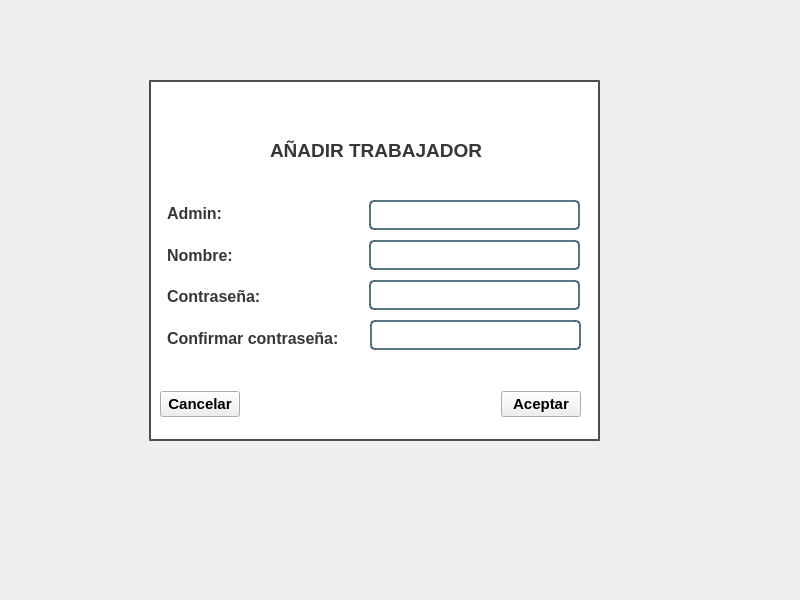
<?xml version="1.0" encoding="UTF-8"?>
<ui version="4.0">
 <class>MainWindow</class>
 <widget class="QMainWindow" name="MainWindow">
  <property name="geometry">
   <rect>
    <x>0</x>
    <y>0</y>
    <width>800</width>
    <height>600</height>
   </rect>
  </property>
  <property name="windowTitle">
   <string>MainWindow</string>
  </property>
  <widget class="QWidget" name="centralwidget">
   <widget class="QWidget" name="widget" native="true">
    <property name="geometry">
     <rect>
      <x>30</x>
      <y>30</y>
      <width>631</width>
      <height>500</height>
     </rect>
    </property>
    <property name="styleSheet">
     <string notr="true">QPushButton#pushButton {
    background-color: qlineargradient(spread: pad, x1: 0, y1: 0.505682, x2: 1, y2: 0.477, stop: 0 rgba(49, 87, 66, 219), stop: 1 rgba(25, 42, 35, 226));
    color: rgba(255, 255, 255, 210);
    border-radius: 5px;
}

QPushButton#pushButton:hover {
    background-color: qlineargradient(spread: pad, x1: 0, y1: 0.505682, x2: 1, y2: 0.477, stop: 0 rgba(38, 66, 50, 219), stop: 1 rgba(19, 31, 26, 226));
}

QPushButton#pushButton:pressed {
    padding-left: 5px;
    padding-top: 5px;
    background-color: rgba(38, 66, 50, 255);
}

QPushButton#pushButton:pressed {
    padding-left: 5px;
    padding-top: 5px;
    background-color: rgba(49, 87, 66, 255);
}

QPushButton#pushButton_2 {
    background-color: rgba(0, 0, 0, 0);
    color: rgba(85, 98, 112, 255);
    border-radius: 5px;
}

QPushButton#pushButton_2:hover {
    color: rgba(131, 96, 53, 255);
}

QPushButton#pushButton_3 {
    background-color: qlineargradient(spread: pad, x1: 0, y1: 0.505682, x2: 1, y2: 0.477, stop: 0 rgba(49, 87, 66, 219), stop: 1 rgba(25, 42, 35, 226));
    color: rgba(255, 255, 255, 210);
    border-radius: 5px;
}

QPushButton#pushButton_3:hover {
    background-color: qlineargradient(spread: pad, x1: 0, y1: 0.505682, x2: 1, y2: 0.477, stop: 0 rgba(38, 66, 50, 219), stop: 1 rgba(19, 31, 26, 226));
}

QPushButton#pushButton_3:pressed {
    padding-left: 5px;
    padding-top: 5px;
    background-color: rgba(38, 66, 50, 255);
}

QPushButton#pushButton_3:pressed {
    padding-left: 5px;
    padding-top: 5px;
    background-color: rgba(49, 87, 66, 255);
}

QPushButton#pushButton_4 {
    background-color: qlineargradient(spread: pad, x1: 0, y1: 0.505682, x2: 1, y2: 0.477, stop: 0 rgba(49, 87, 66, 219), stop: 1 rgba(25, 42, 35, 226));
    color: rgba(255, 255, 255, 210);
    border-radius: 5px;
}

QPushButton#pushButton_4:hover {
    background-color: qlineargradient(spread: pad, x1: 0, y1: 0.505682, x2: 1, y2: 0.477, stop: 0 rgba(38, 66, 50, 219), stop: 1 rgba(19, 31, 26, 226));
}

QPushButton#pushButton_4:pressed {
    padding-left: 5px;
    padding-top: 5px;
    background-color: rgba(38, 66, 50, 255);
}

QPushButton#pushButton_4:pressed {
    padding-left: 5px;
    padding-top: 5px;
    background-color: rgba(49, 87, 66, 255);
}</string>
    </property>
    <widget class="QLabel" name="label_3">
     <property name="geometry">
      <rect>
       <x>119</x>
       <y>50</y>
       <width>451</width>
       <height>361</height>
      </rect>
     </property>
     <property name="styleSheet">
      <string notr="true">background-color:rgba(255, 255, 255, 255);
border: 2px solid rgba(0, 0, 0, 0.7);
</string>
     </property>
     <property name="text">
      <string/>
     </property>
    </widget>
    <widget class="QLineEdit" name="name_le">
     <property name="geometry">
      <rect>
       <x>339</x>
       <y>210</y>
       <width>211</width>
       <height>30</height>
      </rect>
     </property>
     <property name="font">
      <font>
       <pointsize>8</pointsize>
      </font>
     </property>
     <property name="styleSheet">
      <string notr="true">background-color: rgba(0, 0, 0, 0);
    border: 2px solid rgba(46, 82, 101, 200);
    border-radius: 5px;
    color: rgba(0, 0, 0, 240);
    padding: 5px;</string>
     </property>
     <property name="placeholderText">
      <string/>
     </property>
    </widget>
    <widget class="QLabel" name="label_6">
     <property name="geometry">
      <rect>
       <x>140</x>
       <y>70</y>
       <width>76</width>
       <height>71</height>
      </rect>
     </property>
     <property name="styleSheet">
      <string notr="true">
background-image: url(assets/sifabulchiquito.html);</string>
     </property>
     <property name="text">
      <string/>
     </property>
    </widget>
    <widget class="QLabel" name="label_7">
     <property name="geometry">
      <rect>
       <x>240</x>
       <y>80</y>
       <width>261</width>
       <height>81</height>
      </rect>
     </property>
     <property name="font">
      <font>
       <pointsize>14</pointsize>
       <weight>75</weight>
       <bold>true</bold>
      </font>
     </property>
     <property name="styleSheet">
      <string notr="true">color:rgba(0, 0, 0, 200);</string>
     </property>
     <property name="text">
      <string>AÑADIR TRABAJADOR</string>
     </property>
    </widget>
    <widget class="QLineEdit" name="admin_le">
     <property name="geometry">
      <rect>
       <x>339</x>
       <y>170</y>
       <width>211</width>
       <height>30</height>
      </rect>
     </property>
     <property name="font">
      <font>
       <pointsize>8</pointsize>
      </font>
     </property>
     <property name="styleSheet">
      <string notr="true">background-color: rgba(0, 0, 0, 0);
    border: 2px solid rgba(46, 82, 101, 200);
    border-radius: 5px;
    color: rgba(0, 0, 0, 240);
    padding: 5px;</string>
     </property>
     <property name="placeholderText">
      <string/>
     </property>
    </widget>
    <widget class="QLineEdit" name="password_le">
     <property name="geometry">
      <rect>
       <x>339</x>
       <y>250</y>
       <width>211</width>
       <height>30</height>
      </rect>
     </property>
     <property name="font">
      <font>
       <pointsize>8</pointsize>
      </font>
     </property>
     <property name="styleSheet">
      <string notr="true">background-color: rgba(0, 0, 0, 0);
    border: 2px solid rgba(46, 82, 101, 200);
    border-radius: 5px;
    color: rgba(0, 0, 0, 240);
    padding: 5px;</string>
     </property>
     <property name="echoMode">
      <enum>QLineEdit::Password</enum>
     </property>
     <property name="placeholderText">
      <string/>
     </property>
    </widget>
    <widget class="QLineEdit" name="confirm_password_le">
     <property name="geometry">
      <rect>
       <x>340</x>
       <y>290</y>
       <width>211</width>
       <height>30</height>
      </rect>
     </property>
     <property name="font">
      <font>
       <pointsize>8</pointsize>
      </font>
     </property>
     <property name="styleSheet">
      <string notr="true">background-color: rgba(0, 0, 0, 0);
    border: 2px solid rgba(46, 82, 101, 200);
    border-radius: 5px;
    color: rgba(0, 0, 0, 240);
    padding: 5px;</string>
     </property>
     <property name="echoMode">
      <enum>QLineEdit::Password</enum>
     </property>
     <property name="placeholderText">
      <string/>
     </property>
    </widget>
    <widget class="QWidget" name="">
     <property name="geometry">
      <rect>
       <x>130</x>
       <y>360</y>
       <width>421</width>
       <height>28</height>
      </rect>
     </property>
     <layout class="QHBoxLayout" name="horizontalLayout">
      <item>
       <widget class="QPushButton" name="btn_cancel">
        <property name="font">
         <font>
          <pointsize>11</pointsize>
          <weight>75</weight>
          <bold>true</bold>
         </font>
        </property>
        <property name="cursor">
         <cursorShape>PointingHandCursor</cursorShape>
        </property>
        <property name="text">
         <string>Cancelar</string>
        </property>
       </widget>
      </item>
      <item>
       <spacer name="horizontalSpacer">
        <property name="orientation">
         <enum>Qt::Horizontal</enum>
        </property>
        <property name="sizeHint" stdset="0">
         <size>
          <width>40</width>
          <height>20</height>
         </size>
        </property>
       </spacer>
      </item>
      <item>
       <widget class="QPushButton" name="btm_accept">
        <property name="font">
         <font>
          <pointsize>11</pointsize>
          <weight>75</weight>
          <bold>true</bold>
         </font>
        </property>
        <property name="cursor">
         <cursorShape>PointingHandCursor</cursorShape>
        </property>
        <property name="text">
         <string>Aceptar</string>
        </property>
       </widget>
      </item>
     </layout>
    </widget>
    <widget class="QWidget" name="">
     <property name="geometry">
      <rect>
       <x>137</x>
       <y>165</y>
       <width>431</width>
       <height>161</height>
      </rect>
     </property>
     <layout class="QVBoxLayout" name="verticalLayout">
      <item>
       <widget class="QLabel" name="label_5">
        <property name="font">
         <font>
          <pointsize>12</pointsize>
          <weight>75</weight>
          <bold>true</bold>
         </font>
        </property>
        <property name="styleSheet">
         <string notr="true">color:rgba(0, 0, 0, 200);</string>
        </property>
        <property name="text">
         <string>Admin:</string>
        </property>
       </widget>
      </item>
      <item>
       <widget class="QLabel" name="label_9">
        <property name="font">
         <font>
          <pointsize>12</pointsize>
          <weight>75</weight>
          <bold>true</bold>
         </font>
        </property>
        <property name="styleSheet">
         <string notr="true">color:rgba(0, 0, 0, 200);</string>
        </property>
        <property name="text">
         <string>Nombre:</string>
        </property>
       </widget>
      </item>
      <item>
       <widget class="QLabel" name="label_8">
        <property name="font">
         <font>
          <pointsize>12</pointsize>
          <weight>75</weight>
          <bold>true</bold>
         </font>
        </property>
        <property name="styleSheet">
         <string notr="true">color:rgba(0, 0, 0, 200);</string>
        </property>
        <property name="text">
         <string>Contraseña:</string>
        </property>
       </widget>
      </item>
      <item>
       <widget class="QLabel" name="label_4">
        <property name="font">
         <font>
          <pointsize>12</pointsize>
          <weight>75</weight>
          <bold>true</bold>
         </font>
        </property>
        <property name="styleSheet">
         <string notr="true">color:rgba(0, 0, 0, 200);</string>
        </property>
        <property name="text">
         <string>Confirmar contraseña:</string>
        </property>
        <property name="textFormat">
         <enum>Qt::MarkdownText</enum>
        </property>
       </widget>
      </item>
     </layout>
    </widget>
   </widget>
  </widget>
 </widget>
 <resources/>
 <connections/>
</ui>
